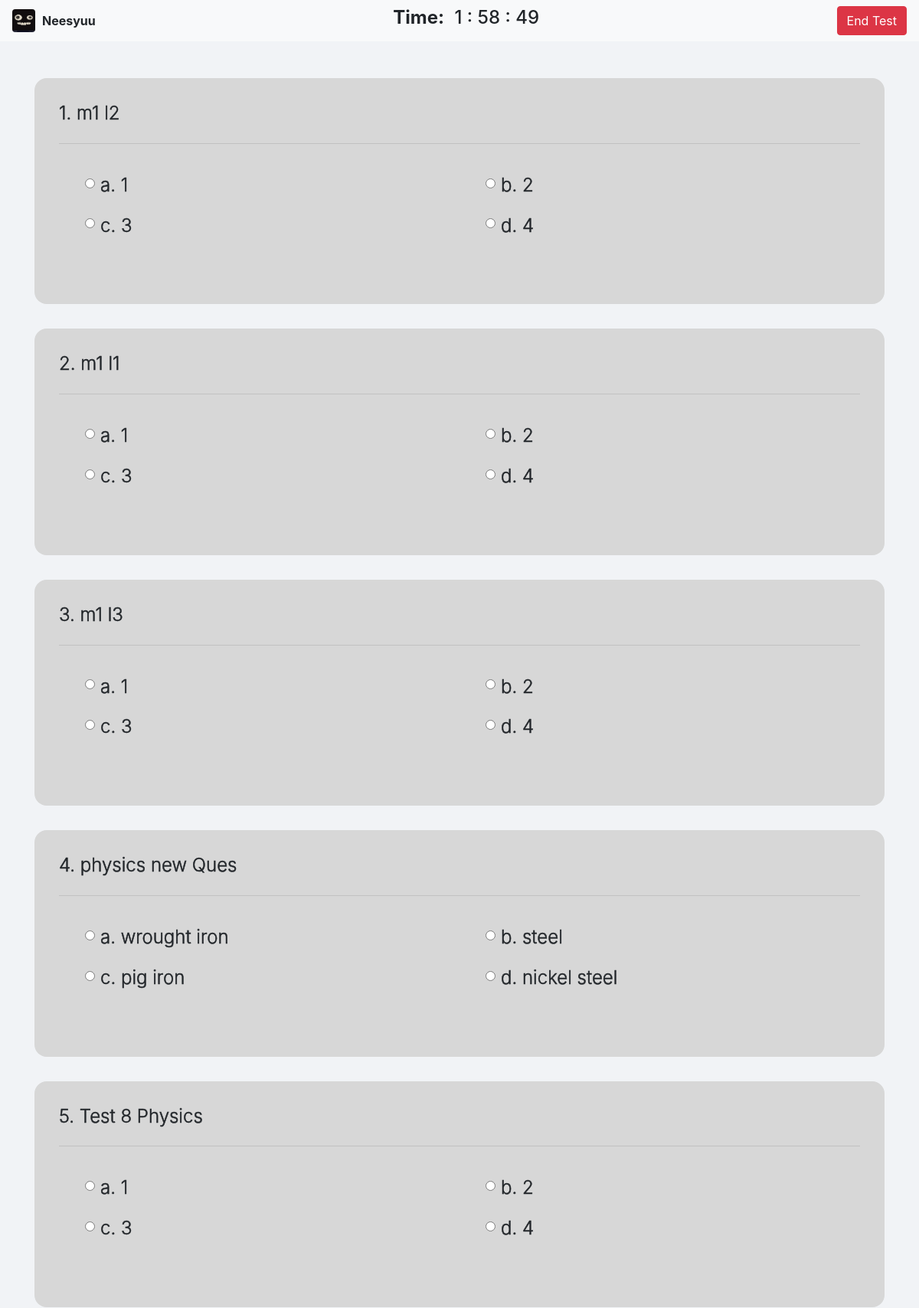
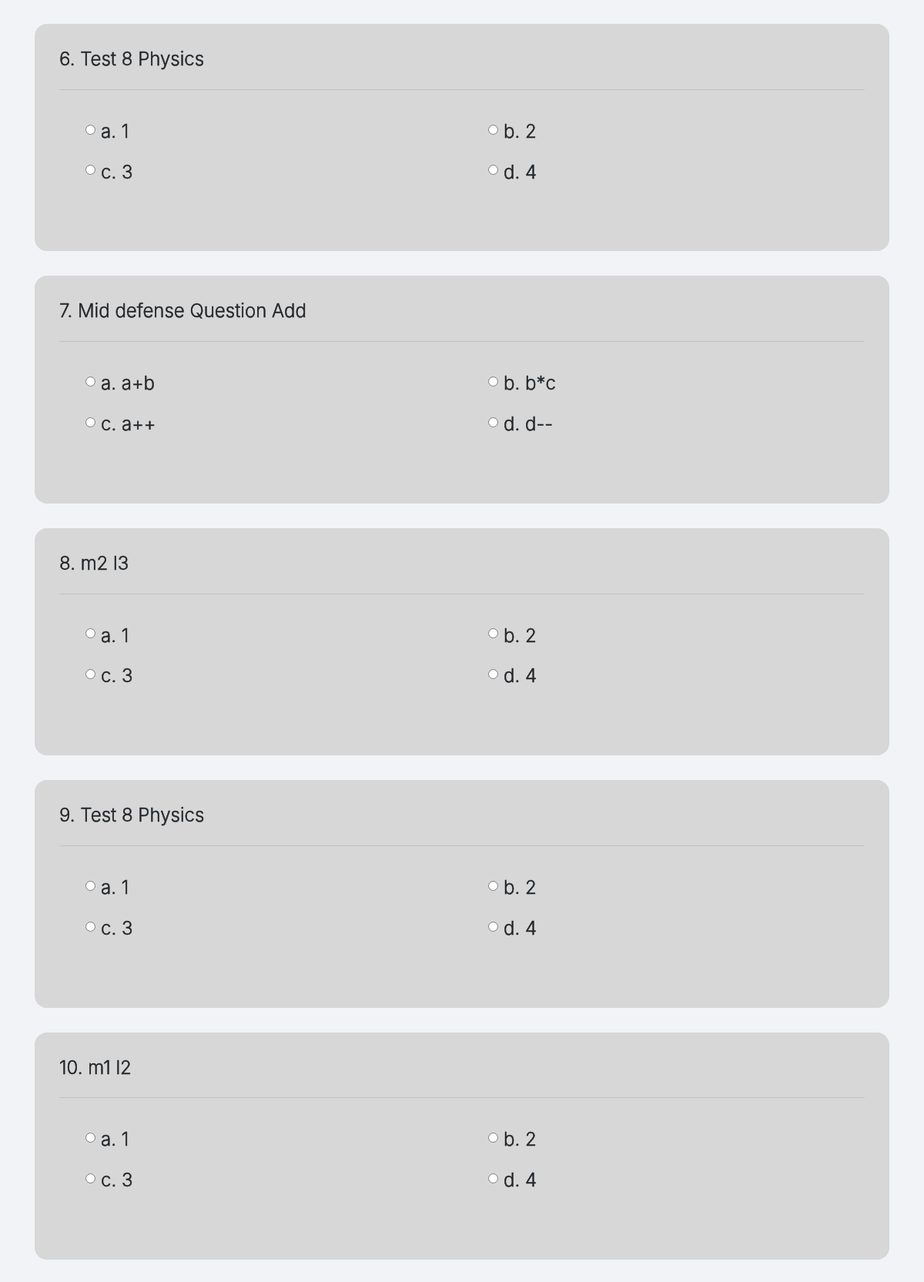
Screenshot of /home/dashboard/mocktest (signed in, upper part) with the database file from the repository (2 pictures, top to bottom).
### Register/models.py (models this page shows, shortened)
class UserDetail(models.Model):
    user = models.OneToOneField(User, on_delete=models.CASCADE, primary_key=True)
    image = models.ImageField(upload_to='profile_pics', null=True, default='pic.jpg')
    dob = models.CharField(max_length=10, null=True)
    address = models.CharField(max_length=100, null=True)
    phone = models.CharField(max_length=10, null=True)
    father = models.CharField(max_length=100, null=True)
    mother = models.CharField(max_length=100, null=True)
    plus2name = models.CharField(max_length=100, null=True)
    plus2board = models.CharField(max_length=50, null=True)
    plus2year = models.CharField(max_length=10, null=True)
    plus2percent = models.CharField(max_length=10, null=True)
    slcname = models.CharField(max_length=100, null=True)
    slcboard = models.CharField(max_length=50, null=True)
    slcyear = models.CharField(max_length=10, null=True)
    slcpercent = models.CharField(max_length=10, null=True)
    glevel = models.CharField(max_length=10, null=True)
    image = models.ImageField(upload_to='profile_pics', null=True, default='pic.jpg')
    role = models.ForeignKey(Group, null=True, on_delete=models.CASCADE)

### question/models.py (models this page shows)
class PhysicsQues(models.Model):
    sno = models.AutoField(primary_key=True)
    intQuesID = models.ForeignKey(AllQues, null=True, on_delete=models.CASCADE)
    Question = models.TextField()
    optA = models.CharField(max_length=255)
    optB = models.CharField(max_length=255)
    optC = models.CharField(max_length=255)
    optD = models.CharField(max_length=255)
    ans = models.CharField(max_length=10)
    mark = models.IntegerField()
    level = models.IntegerField()
    timeToSolve = models.CharField(max_length=100, blank=True)
    moreTimeTaken = models.CharField(max_length=100, blank=True)
    lessTimeTaken = models.CharField(max_length=100, blank=True)
    modMark = models.IntegerField()
    modLevel = models.IntegerField()
    teacherName = models.CharField(max_length=20)
    physicsID = models.CharField(max_length=20, blank=True)
    physicsModel = models.CharField(max_length=50, blank=True)
    timeStamp = models.DateTimeField(blank=True)
    def __str__(self):
        return self.Question + ' | ' + 'Mark: ' + str(self.mark) + ' | ' + 'Level: ' + str(self.level)

### aqg/decorators.py (the view)
    def wrap(request, *args, **kwargs):
        if request.user.groups.all()[0].name == 'Student':
            return view_func(request, *args, **kwargs)
        else:
            return render(request, 'home/index.html')

### question/models.py (called while the page is built)
    def __str__(self):
        return self.Question + ' | ' + 'Mark: ' + str(self.mark) + ' | ' + 'Level: ' + str(self.level)

    def __str__(self):
        return self.Question + ' | ' + 'Mark: ' + str(self.mark) + ' | ' + 'Level: ' + str(self.level)

    def __str__(self):
        return self.Question + ' | ' + 'Mark: ' + str(self.mark) + ' | ' + 'Level: ' + str(self.level)

### templates/dashboard/student/mockTest.html (shortened to what this page needs)
{% extends 'base.html' %}
{% block body %}
{% load static %}
<nav class="navbar sticky-top navbar-expand-lg navbar-light bg-light">
    <img class="rounded" height="30px" src="{{request.user.userdetail.image.url}}" width="30px">
    <b>{{request.user}}</b>
    <ul class="nav navbar-nav ml-auto">
        <h4><b>Time: </b></h4> &nbsp;&nbsp;&nbsp; <h4 id="op">0 : 0 : 0</h4>
    </ul>
    <ul class="nav navbar-nav ml-auto">
        <a class="btn btn-danger" href="/home/dashboard" type="submit">End Test</a>
    </ul>
</nav>
<div class="container my-5">
        {% for sno, data in all %}
        <div class="jumbotronMine">
            <h1 class="display-6">{{ sno }}. {{ data.Question }}</h1>
            <hr class="my-4">
            <div class="container">
                <div class="row">
                    <div class="col">
                        <div class="container">
                            <p class="lead">
                            <div class="custom-control custom-checkbox">
                                <input class="form-check-input" id="ans1+{{ sno }}" name="ans{{ sno }}"
                                       type="radio" value="{{ data.optA }}">
                                <label class="form-check-label" for="ans1+{{ sno }}"><h1 class="display-6">
                                    a. {{ data.optA }}</h1>
                                </label>
                            </div>
                        </div>
                    </div>
                    <div class="col">
                        <div class="container">
                            <p class="lead">
                            <div class="custom-control custom-checkbox">
                                <input class="form-check-input" id="ans2+{{ sno }}" name="ans{{ sno }}"
                                       type="radio" value="{{ data.optB }}">
                                <label class="form-check-label" for="ans2+{{ sno }}"><h1 class="display-6">
                                    b. {{ data.optB }}</h1>
                                </label>
                            </div>
                        </div>
                    </div>
                </div>
                <div class="row">
                    <div class="col">
                        <div class="container">
                            <p class="lead">
                            <div class="custom-control custom-checkbox">
                                <input class="form-check-input" id="ans3+{{ sno }}" name="ans{{ sno }}"
                                       type="radio" value="{{ data.optC }}">
                                <label class="form-check-label" for="ans3+{{ sno }}"><h1 class="display-6">
                                    c. {{ data.optC }}</h1>
                                </label>
                            </div>
                        </div>
                    </div>
                    <div class="col">
                        <div class="container">
                            <p class="lead">
                            <div class="custom-control custom-checkbox">
                                <input class="form-check-input" id="ans4+{{ sno }}" name="ans{{ sno }}"
                                       type="radio" value="{{ data.optD }}">
                                <label class="form-check-label" for="ans4+{{ sno }}"><h1 class="display-6">
                                    d. {{ data.optD }}</h1>
                                </label>
                            </div>
                        </div>
                    </div>
                </div>
                <br>
            </div>
        </div>
        {% endfor %}
</div>
{% endblock body %}

### templates/dashboard/student/mockTest.html (style rules this page uses)
.jumbotronMine { padding: 2rem 2rem; margin-bottom: 2rem; background-color: #D7D7D7; border-radius: 1rem; }
.display-6 { -webkit-text-stroke-width: thin; font-size: 1.5rem; font-weight: 300; line-height: 1.2; }

### rows the page displays
PhysicsQues: sno "1", Question "m1 l2", optA "1", optB "2", optC "3", optD "4", sno "10"
PhysicsQues: optB "2", Question "m1 l1", optA "1", optC "3", optD "4"
PhysicsQues: sno "3", Question "m1 l3", optA "1", optB "2", optC "3", optD "4"
PhysicsQues: sno "4", Question "physics new Ques", optA "wrought iron", optB "steel", optC "pig iron", optD "nickel steel"
PhysicsQues: sno "5", Question "Test 8 Physics", optA "1", optB "2", optC "3", optD "4", sno "6", sno "9"
PhysicsQues: sno "7", Question "Mid defense Question Add", optA "a+b", optB "b*c", optC "a++", optD "d--"
PhysicsQues: sno "8", Question "m2 l3", optA "1", optB "2", optC "3", optD "4"

### other values shown
{{ request.user }} "Neesyuu"
